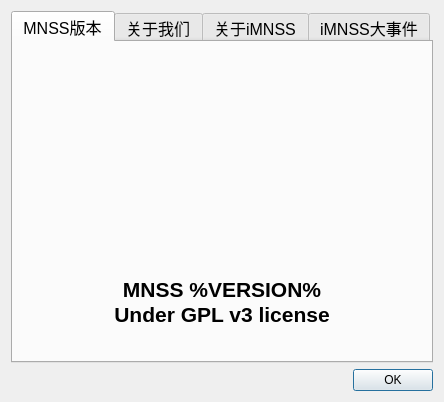
<?xml version="1.0" encoding="UTF-8"?>
<ui version="4.0">
 <class>AboutDialog</class>
 <widget class="QDialog" name="AboutDialog">
  <property name="windowModality">
   <enum>Qt::WindowModal</enum>
  </property>
  <property name="geometry">
   <rect>
    <x>0</x>
    <y>0</y>
    <width>442</width>
    <height>371</height>
   </rect>
  </property>
  <property name="windowTitle">
   <string>关于</string>
  </property>
  <layout class="QGridLayout" name="gridLayout_2">
   <item row="0" column="0">
    <widget class="QTabWidget" name="tabWidget">
     <property name="font">
      <font>
       <pointsize>12</pointsize>
      </font>
     </property>
     <property name="currentIndex">
      <number>0</number>
     </property>
     <widget class="QWidget" name="tab">
      <attribute name="title">
       <string>MNSS版本</string>
      </attribute>
      <layout class="QVBoxLayout" name="verticalLayout_2">
       <item>
        <widget class="QLabel" name="uiLogoLabel">
         <property name="minimumSize">
          <size>
           <width>400</width>
           <height>200</height>
          </size>
         </property>
         <property name="styleSheet">
          <string notr="true">border-image: url(:/images/MNSS.png);</string>
         </property>
         <property name="text">
          <string/>
         </property>
        </widget>
       </item>
       <item>
        <spacer name="verticalSpacer">
         <property name="orientation">
          <enum>Qt::Vertical</enum>
         </property>
         <property name="sizeHint" stdset="0">
          <size>
           <width>20</width>
           <height>0</height>
          </size>
         </property>
        </spacer>
       </item>
       <item>
        <widget class="QLabel" name="uiAboutTextLabel">
         <property name="text">
          <string>&lt;!DOCTYPE HTML PUBLIC &quot;-//W3C//DTD HTML 4.0//EN&quot; &quot;http://www.w3.org/TR/REC-html40/strict.dtd&quot;&gt;
&lt;html&gt;&lt;head&gt;&lt;meta name=&quot;qrichtext&quot; content=&quot;1&quot; /&gt;&lt;style type=&quot;text/css&quot;&gt;
p, li { white-space: pre-wrap; }
&lt;/style&gt;&lt;/head&gt;&lt;body style=&quot; font-family:'SimSun'; font-size:9pt; font-weight:400; font-style:normal;&quot;&gt;
&lt;p style=&quot;-qt-paragraph-type:empty; margin-top:0px; margin-bottom:0px; margin-left:0px; margin-right:0px; -qt-block-indent:0; text-indent:0px; font-family:'Ubuntu'; font-size:11pt;&quot;&gt;&lt;br /&gt;&lt;/p&gt;
&lt;p align=&quot;center&quot; style=&quot; margin-top:0px; margin-bottom:0px; margin-left:0px; margin-right:0px; -qt-block-indent:0; text-indent:0px;&quot;&gt;&lt;span style=&quot; font-family:'Sans Serif'; font-size:16pt; font-weight:600;&quot;&gt;MNSS %VERSION%&lt;/span&gt;&lt;/p&gt;
&lt;p align=&quot;center&quot; style=&quot; margin-top:0px; margin-bottom:0px; margin-left:0px; margin-right:0px; -qt-block-indent:0; text-indent:0px;&quot;&gt;&lt;span style=&quot; font-family:'Sans Serif'; font-size:16pt; font-weight:600;&quot;&gt;Under GPL v3 license&lt;/span&gt;&lt;/p&gt;
&lt;p style=&quot;-qt-paragraph-type:empty; margin-top:0px; margin-bottom:0px; margin-left:0px; margin-right:0px; -qt-block-indent:0; text-indent:0px; font-family:'Sans Serif'; font-size:16pt; font-weight:600;&quot;&gt;&lt;br /&gt;&lt;/p&gt;&lt;/body&gt;&lt;/html&gt;</string>
         </property>
         <property name="openExternalLinks">
          <bool>true</bool>
         </property>
        </widget>
       </item>
      </layout>
     </widget>
     <widget class="QWidget" name="tab_4">
      <attribute name="title">
       <string>关于我们</string>
      </attribute>
      <layout class="QVBoxLayout" name="verticalLayout">
       <item>
        <widget class="QTextEdit" name="uiTeamTextEdit">
         <property name="readOnly">
          <bool>true</bool>
         </property>
         <property name="html">
          <string>&lt;!DOCTYPE HTML PUBLIC &quot;-//W3C//DTD HTML 4.0//EN&quot; &quot;http://www.w3.org/TR/REC-html40/strict.dtd&quot;&gt;
&lt;html&gt;&lt;head&gt;&lt;meta name=&quot;qrichtext&quot; content=&quot;1&quot; /&gt;&lt;style type=&quot;text/css&quot;&gt;
p, li { white-space: pre-wrap; }
&lt;/style&gt;&lt;/head&gt;&lt;body style=&quot; font-family:'SimSun'; font-size:12pt; font-weight:400; font-style:normal;&quot;&gt;
&lt;p style=&quot; margin-top:12px; margin-bottom:12px; margin-left:0px; margin-right:0px; -qt-block-indent:0; text-indent:0px;&quot;&gt;&lt;span style=&quot; font-family:'宋体';&quot;&gt;    经过课题组多年的研究与积淀，医学网络系统仿真软件&lt;/span&gt;MNSS&lt;span style=&quot; font-family:'宋体';&quot;&gt;的功能和生态不断完善，各个功能模块得到多项课题资助，并积累了一定的知识产权，其中&lt;/span&gt;&lt;span style=&quot; font-family:'宋体'; font-weight:600;&quot;&gt;医学信息模块&lt;/span&gt;&lt;span style=&quot; font-family:'宋体';&quot;&gt;得到江苏省现代教育技术研究重点项目《面向医学信息学的虚拟网络实验平台的开发研究》的资助（&lt;/span&gt;2012&lt;span style=&quot; font-family:'宋体';&quot;&gt;年）；&lt;/span&gt;&lt;span style=&quot; font-family:'宋体'; font-weight:600;&quot;&gt;云端资源分配模块&lt;/span&gt;&lt;span style=&quot; font-family:'宋体';&quot;&gt;得到江苏省现代教育技术研究重点项目《基于&lt;/span&gt;ELM&lt;span style=&quot; font-family:'宋体';&quot;&gt;的分布式医学虚拟网络实验平台的开发研究与设计》的资助（&lt;/span&gt;2016&lt;span style=&quot; font-family:'宋体';&quot;&gt;年）；&lt;/span&gt;&lt;span style=&quot; font-family:'宋体'; font-weight:600;&quot;&gt;安全存储模块&lt;/span&gt;&lt;span style=&quot; font-family:'宋体';&quot;&gt;获得软件著作权&lt;/span&gt;2&lt;span style=&quot; font-family:'宋体';&quot;&gt;项：《医学隐私保护安全云存储系统》（软著登字第&lt;/span&gt;1845816&lt;span style=&quot; font-family:'宋体';&quot;&gt;号，&lt;/span&gt;2017SR260532&lt;span style=&quot; font-family:'宋体';&quot;&gt;），《医学隐私保护安全云存储管理控制端》（软著登字第&lt;/span&gt;1845812&lt;span style=&quot; font-family:'宋体';&quot;&gt;号，&lt;/span&gt;2017SR260528&lt;span style=&quot; font-family:'宋体';&quot;&gt;）；&lt;/span&gt;&lt;span style=&quot; font-family:'宋体'; font-weight:600;&quot;&gt;云端调度服务模块&lt;/span&gt;&lt;span style=&quot; font-family:'宋体';&quot;&gt;获得发明专利&lt;/span&gt;2&lt;span style=&quot; font-family:'宋体';&quot;&gt;项：《一种基于状态机实现访问控制的云平台服务方法及系统》（发明专利号：&lt;/span&gt;ZL201610551889.1&lt;span style=&quot; font-family:'宋体';&quot;&gt;），《一种分布式集群负载均衡并行调度系统及方法》（发明专利号：&lt;/span&gt;ZL201610480848.8&lt;span style=&quot; font-family:'宋体';&quot;&gt;）；&lt;/span&gt;&lt;span style=&quot; font-family:'宋体'; font-weight:600;&quot;&gt;隐私保护推荐系统模块&lt;/span&gt;&lt;span style=&quot; font-family:'宋体';&quot;&gt;得到江苏省现代教育技术研究重点项目《面向个性化学习推荐系统的差分隐私模型研究及其在&lt;/span&gt;MNSS&lt;span style=&quot; font-family:'宋体';&quot;&gt;中的应用》的资助（&lt;/span&gt;2017&lt;span style=&quot; font-family:'宋体';&quot;&gt;年）；&lt;/span&gt;&lt;span style=&quot; font-family:'宋体'; font-weight:600;&quot;&gt;教学效果智能分析模块&lt;/span&gt;&lt;span style=&quot; font-family:'宋体';&quot;&gt;获得软件著作权&lt;/span&gt;2&lt;span style=&quot; font-family:'宋体';&quot;&gt;项：《基于安全云的教育教学统计分析与智能决策系统》（软著登字第&lt;/span&gt;1843400&lt;span style=&quot; font-family:'宋体';&quot;&gt;号，&lt;/span&gt;2017SR258116&lt;span style=&quot; font-family:'宋体';&quot;&gt;），《基于安全云的教学管理通信系统》（软著登字第&lt;/span&gt;1841494&lt;span style=&quot; font-family:'宋体';&quot;&gt;号，&lt;/span&gt;2017SR256210&lt;span style=&quot; font-family:'宋体';&quot;&gt;）；&lt;/span&gt;&lt;span style=&quot; font-family:'宋体'; font-weight:600;&quot;&gt;微教学模块&lt;/span&gt;&lt;span style=&quot; font-family:'宋体';&quot;&gt;得到江苏省高校实验室研究会项目《面向&lt;/span&gt;MNSS&lt;span style=&quot; font-family:'宋体';&quot;&gt;的虚拟仿真实验微教学体系研究及系统开发》的资助（&lt;/span&gt;2017&lt;span style=&quot; font-family:'宋体';&quot;&gt;年）。&lt;/span&gt; &lt;/p&gt;&lt;/body&gt;&lt;/html&gt;</string>
         </property>
         <property name="textInteractionFlags">
          <set>Qt::TextBrowserInteraction</set>
         </property>
        </widget>
       </item>
      </layout>
     </widget>
     <widget class="QWidget" name="tab_2">
      <attribute name="title">
       <string>关于iMNSS</string>
      </attribute>
      <layout class="QVBoxLayout">
       <item>
        <widget class="QTextEdit" name="textEdit_2">
         <property name="html">
          <string>&lt;!DOCTYPE HTML PUBLIC &quot;-//W3C//DTD HTML 4.0//EN&quot; &quot;http://www.w3.org/TR/REC-html40/strict.dtd&quot;&gt;
&lt;html&gt;&lt;head&gt;&lt;meta name=&quot;qrichtext&quot; content=&quot;1&quot; /&gt;&lt;style type=&quot;text/css&quot;&gt;
p, li { white-space: pre-wrap; }
&lt;/style&gt;&lt;/head&gt;&lt;body style=&quot; font-family:'SimSun'; font-size:12pt; font-weight:400; font-style:normal;&quot;&gt;
&lt;p style=&quot; margin-top:0px; margin-bottom:0px; margin-left:0px; margin-right:0px; -qt-block-indent:0; text-indent:0px;&quot;&gt;    iMNSS源自于2012年徐州医科大学构建的医学网络系统仿真软件&lt;span style=&quot; font-weight:600;&quot;&gt;MNSS（Medical Network System Simulator）&lt;/span&gt;，该软件在引入新的平台架构的基础上，整合了GNS3 GUI、Dynamips、Dynagen、QEMU、GNU Health、OpenLIS、OpenSourcePACS等众多优秀开源/底层软件，实现构建、设计和测试医院网络与系统的虚拟教学仿真环境，软件提供非常简单的方法来设计和模拟任何规模的网络架构，而不需要硬件。此外，由于该软件具有桥接到真实网络的功能，可以作为医院测试与部署新系统、完成网络改造、快速排查网络故障的有效工具，非常适合于医院的信息中心（信息科）使用。随后，基于MNSS不断MNSSware、MNSSexam、MNSSpaper等工具与系统，自2017年10月起上线iMNSS，作为众多工具与系统的统一入口。&lt;/p&gt;&lt;/body&gt;&lt;/html&gt;</string>
         </property>
        </widget>
       </item>
      </layout>
     </widget>
     <widget class="QWidget" name="tab_5">
      <attribute name="title">
       <string>iMNSS大事件</string>
      </attribute>
      <layout class="QHBoxLayout" name="horizontalLayout_2">
       <item>
        <widget class="QTextEdit" name="textEdit">
         <property name="html">
          <string>&lt;!DOCTYPE HTML PUBLIC &quot;-//W3C//DTD HTML 4.0//EN&quot; &quot;http://www.w3.org/TR/REC-html40/strict.dtd&quot;&gt;
&lt;html&gt;&lt;head&gt;&lt;meta name=&quot;qrichtext&quot; content=&quot;1&quot; /&gt;&lt;style type=&quot;text/css&quot;&gt;
p, li { white-space: pre-wrap; }
&lt;/style&gt;&lt;/head&gt;&lt;body style=&quot; font-family:'SimSun'; font-size:12pt; font-weight:400; font-style:normal;&quot;&gt;
&lt;p style=&quot; margin-top:0px; margin-bottom:0px; margin-left:0px; margin-right:0px; -qt-block-indent:0; text-indent:0px;&quot;&gt;2012年3月：构建医学网络系统仿真软件MNSS。 &lt;/p&gt;
&lt;p style=&quot; margin-top:0px; margin-bottom:0px; margin-left:0px; margin-right:0px; -qt-block-indent:0; text-indent:0px;&quot;&gt;2014年5月：构建在线试题资源库MNSSexam。 &lt;/p&gt;
&lt;p style=&quot; margin-top:0px; margin-bottom:0px; margin-left:0px; margin-right:0px; -qt-block-indent:0; text-indent:0px;&quot;&gt;2017年2月：构建在线视频教育平台MNSSware。 &lt;/p&gt;
&lt;p style=&quot; margin-top:0px; margin-bottom:0px; margin-left:0px; margin-right:0px; -qt-block-indent:0; text-indent:0px;&quot;&gt;2017年5月：构建MNSSpaper，用于下载论文资源。 &lt;/p&gt;
&lt;p style=&quot; margin-top:0px; margin-bottom:0px; margin-left:0px; margin-right:0px; -qt-block-indent:0; text-indent:0px;&quot;&gt;2017年7月：构建医学信息工具库MNSStools。 &lt;/p&gt;
&lt;p style=&quot; margin-top:0px; margin-bottom:0px; margin-left:0px; margin-right:0px; -qt-block-indent:0; text-indent:0px;&quot;&gt;2017年9月：构建安全存储服务MNSSstorage。 &lt;/p&gt;
&lt;p style=&quot; margin-top:0px; margin-bottom:0px; margin-left:0px; margin-right:0px; -qt-block-indent:0; text-indent:0px;&quot;&gt;2017年10月：构建MNSS系列模块的统一门户iMNSS。 &lt;/p&gt;&lt;/body&gt;&lt;/html&gt;</string>
         </property>
        </widget>
       </item>
      </layout>
     </widget>
    </widget>
   </item>
   <item row="1" column="0">
    <widget class="QDialogButtonBox" name="buttonBox">
     <property name="orientation">
      <enum>Qt::Horizontal</enum>
     </property>
     <property name="standardButtons">
      <set>QDialogButtonBox::Ok</set>
     </property>
    </widget>
   </item>
  </layout>
 </widget>
 <resources>
  <include location="../../resources/resources.qrc"/>
 </resources>
 <connections>
  <connection>
   <sender>buttonBox</sender>
   <signal>accepted()</signal>
   <receiver>AboutDialog</receiver>
   <slot>accept()</slot>
   <hints>
    <hint type="sourcelabel">
     <x>248</x>
     <y>254</y>
    </hint>
    <hint type="destinationlabel">
     <x>157</x>
     <y>274</y>
    </hint>
   </hints>
  </connection>
  <connection>
   <sender>buttonBox</sender>
   <signal>rejected()</signal>
   <receiver>AboutDialog</receiver>
   <slot>reject()</slot>
   <hints>
    <hint type="sourcelabel">
     <x>316</x>
     <y>260</y>
    </hint>
    <hint type="destinationlabel">
     <x>286</x>
     <y>274</y>
    </hint>
   </hints>
  </connection>
 </connections>
</ui>
